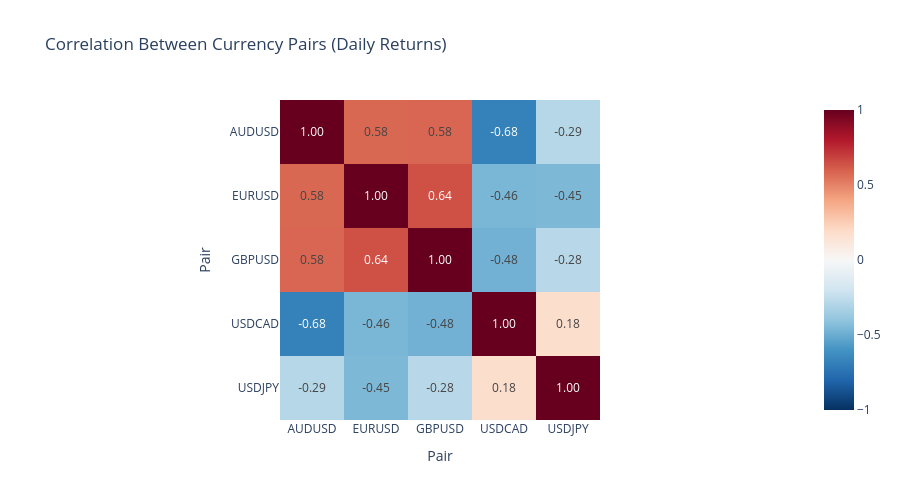

Here is the notebook cell this chart was saved with:
### Code cell
# Correlation heatmap between pairs
correlation = returns.corr()

fig = px.imshow(correlation, 
                text_auto='.2f',
                title='Correlation Between Currency Pairs (Daily Returns)',
                color_continuous_scale='RdBu_r',
                zmin=-1, zmax=1)
fig.update_layout(height=500)
fig.show()

### Figure 1 — Plotly figure (JSON) as saved in the notebook; plotly's stock layout.template omitted (floating-point values rounded to 4 significant figures)
{"data": [{"coloraxis": "coloraxis", "hovertemplate": "Pair: %{x}<br>Pair: %{y}<br>color: %{z}<extra></extra>", "name": "0", "texttemplate": "%{z:.2f}", "type": "heatmap", "x": ["AUDUSD", "EURUSD", "GBPUSD", "USDCAD", "USDJPY"], "xaxis": "x", "y": ["AUDUSD", "EURUSD", "GBPUSD", "USDCAD", "USDJPY"], "yaxis": "y", "z": [[1, 0.577, 0.5822, -0.681, -0.2894], [0.577, 1, 0.6406, -0.4616, -0.4513], [0.5822, 0.6406, 1, -0.481, -0.2784], [-0.681, -0.4616, -0.481, 1, 0.1751], [-0.2894, -0.4513, -0.2784, 0.1751, 1]]}], "layout": {"coloraxis": {"cmax": 1, "cmin": -1, "colorscale": [[0, "rgb(5,48,97)"], [0.1, "rgb(33,102,172)"], [0.2, "rgb(67,147,195)"], [0.3, "rgb(146,197,222)"], [0.4, "rgb(209,229,240)"], [0.5, "rgb(247,247,247)"], [0.6, "rgb(253,219,199)"], [0.7, "rgb(244,165,130)"], [0.8, "rgb(214,96,77)"], [0.9, "rgb(178,24,43)"], [1, "rgb(103,0,31)"]]}, "height": 500, "title": {"text": "Correlation Between Currency Pairs (Daily Returns)"}, "xaxis": {"anchor": "y", "constrain": "domain", "domain": [0, 1], "scaleanchor": "y", "title": {"text": "Pair"}}, "yaxis": {"anchor": "x", "autorange": "reversed", "constrain": "domain", "domain": [0, 1], "title": {"text": "Pair"}}}}
